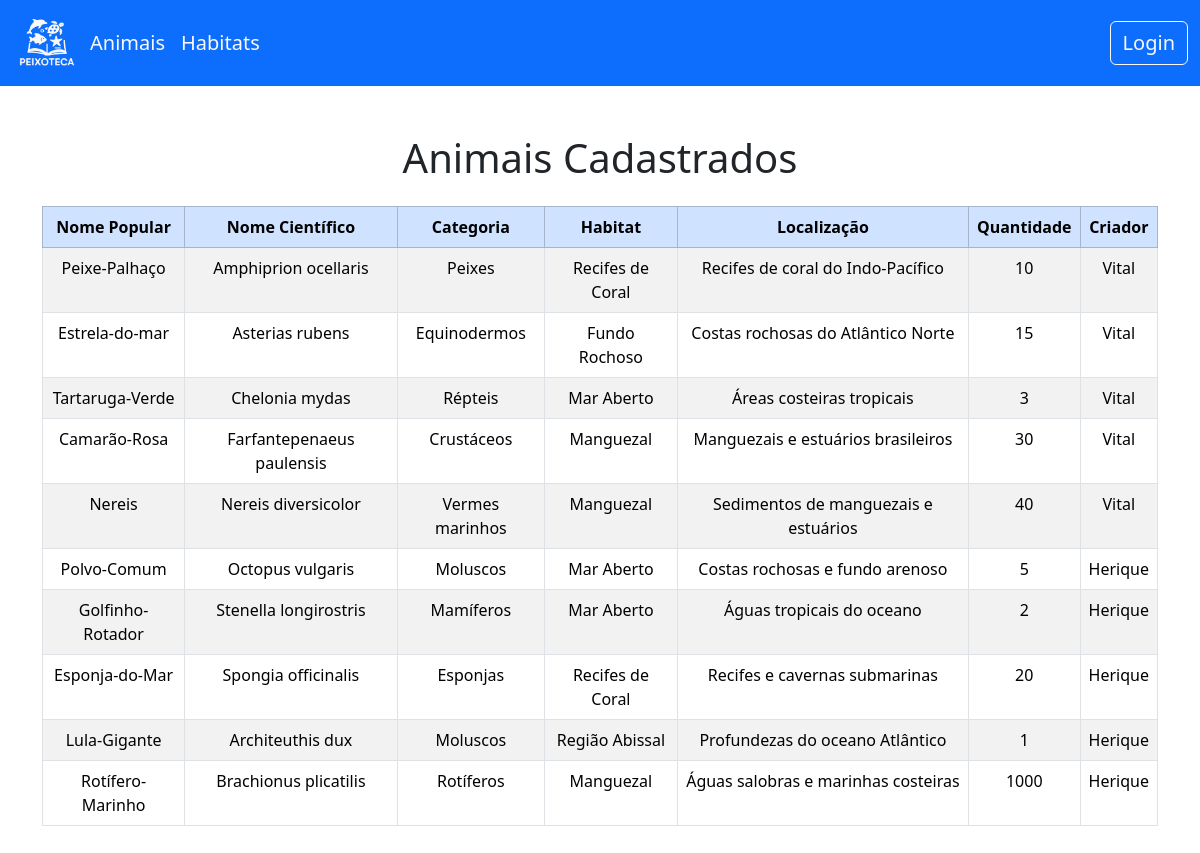
The page /animais/ on the database as committed earlier.
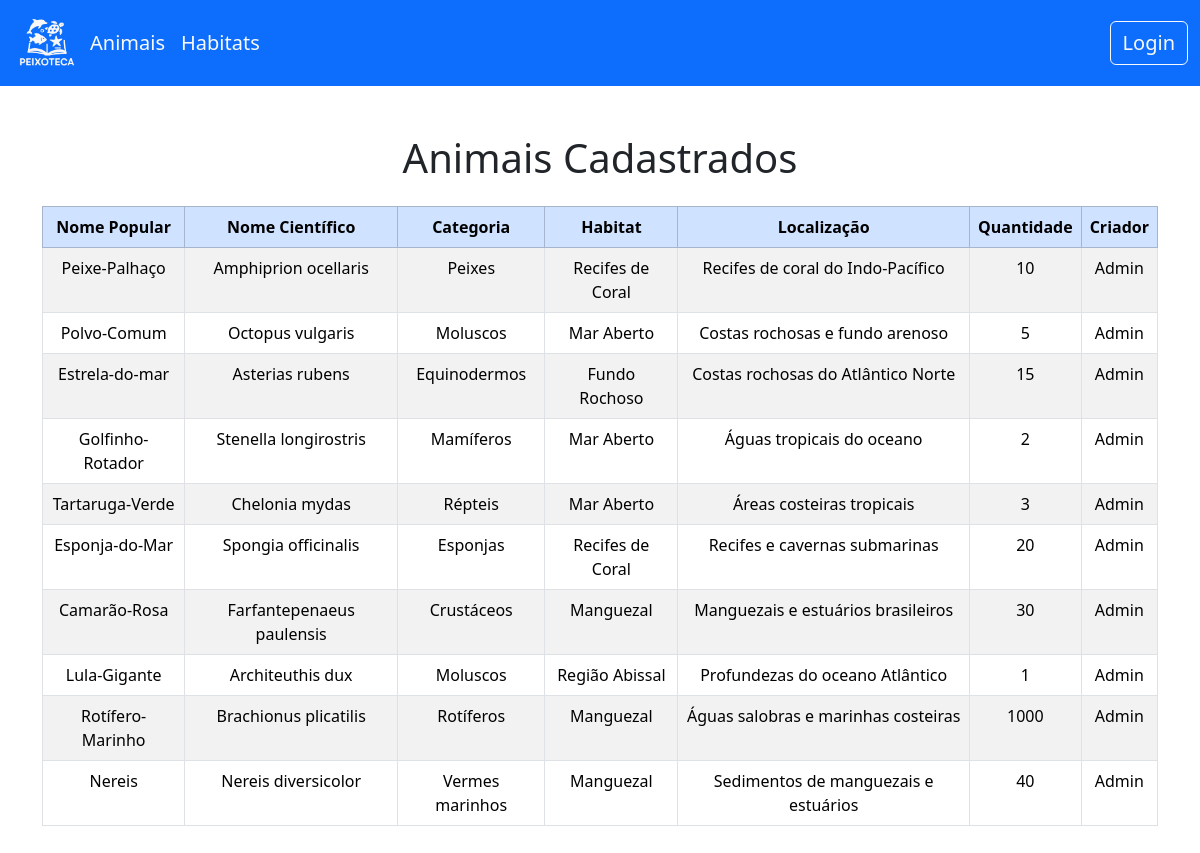
The same page on the database as committed later.
### tables this page shows
CREATE TABLE `animais` (
  `id` integer PRIMARY KEY AUTO_INCREMENT,
  `nome_popular` varchar(255) NOT NULL,
  `nome_cientifico` varchar(255) NOT NULL,
  `id_categoria` integer NOT NULL,
  `id_criador` integer NOT NULL,
  `id_habitat` integer NOT NULL,
  `localizacao` text NOT NULL,
  `quantidade` integer NOT NULL
);

CREATE TABLE `categorias` (
  `id` integer PRIMARY KEY AUTO_INCREMENT,
  `descricao` varchar(255) NOT NULL
);

CREATE TABLE `habitats` (
  `id` integer PRIMARY KEY AUTO_INCREMENT,
  `descricao` varchar(255) NOT NULL
);

CREATE TABLE `usuarios` (
  `id` integer PRIMARY KEY AUTO_INCREMENT,
  `nome` varchar(255) NOT NULL,
  `login` varchar(255) NOT NULL,
  `senha` varchar(255) NOT NULL
);

### helpers.php (called while the page is built, shortened)
<?php
    function usuarioEstaLogado(): bool {
        return (isset($_SESSION['usuario_logado']) && empty($_SESSION['usuario_logado']) == false);
    }
?>

### animais/index.php (the view, shortened to what this page needs)
<?php
include "../components/header.php";
include "../components/nav.php";
require_once "../db/conn.php";
require_once "../helpers.php";
$sql = "SELECT a.*,
               c.descricao AS categoria,
               h.descricao AS habitat,
               u.nome AS criador
        FROM animais a
        JOIN categorias c ON a.id_categoria = c.id
        JOIN habitats h ON a.id_habitat = h.id
        JOIN usuarios u ON a.id_criador = u.id";
$animais = $pdo->query($sql)->fetchAll(PDO::FETCH_ASSOC);
?>
<div class="container my-4">
    <h1 class="text-center mb-4">Animais Cadastrados</h1>
    <?php if (count($animais) > 0): ?>
        <div class="table-responsive">
            <table class="table table-striped table-bordered text-center">
                <thead class="table-primary">
                    <tr>
                        <th>Nome Popular</th>
                        <th>Nome Científico</th>
                        <th>Categoria</th>
                        <th>Habitat</th>
                        <th>Localização</th>
                        <th>Quantidade</th>
                        <th>Criador</th>
                    </tr>
                </thead>
                <tbody>
                    <?php foreach ($animais as $animal): ?>
                        <tr>
                            <td><?= htmlspecialchars($animal['nome_popular']) ?></td>
                            <td><?= htmlspecialchars($animal['nome_cientifico']) ?></td>
                            <td><?= htmlspecialchars($animal['categoria']) ?></td>
                            <td><?= htmlspecialchars($animal['habitat']) ?></td>
                            <td><?= htmlspecialchars($animal['localizacao']) ?></td>
                            <td><?= $animal['quantidade'] ?></td>
                            <td><?= htmlspecialchars($animal['criador']) ?></td>
                        </tr>
                    <?php endforeach; ?>
                </tbody>
            </table>
        </div>
    <?php else: ?>
        <p class="text-center">Nenhum animal cadastrado até o momento.</p>
    <?php endif; ?>
</div>
<?php include "../components/footer.php"; ?>

### components/header.php (shortened to what this page needs)
<!DOCTYPE html>
<html lang="pt-br">
<head>
    <link href="https://cdn.jsdelivr.net/npm/bootstrap@5.3.5/dist/css/bootstrap.min.css" rel="stylesheet">
</head>
<body class="bs-light">

### components/nav.php (shortened to what this page needs)
<?php
  require_once '../helpers.php';
?>
<nav class="navbar navbar-expand-lg bg-primary mb-5">
  <div class="container-fluid">
    <a href="../animais/"><img style="width: 70px; " src="../img/Logo.png" alt="logo"></a>
    <div class="collapse navbar-collapse" id="navbarNavDropdown">
      <ul class="navbar-nav me-auto mb-2 mb-lg-0">
        <li class="nav-item">
          <a class="nav-link active text-light fs-5" aria-current="page" href="../animais/">Animais</a>
        </li>
        <li class="nav-item">
          <a class="nav-link text-light fs-5" href="../habitat/">Habitats</a>
        </li>
      </ul>
      <div class="d-flex">
        <?php
          if (!usuarioEstaLogado()) {
            echo '<a href="../login/">
                    <button type="button" class="btn btn-outline-light fs-5">Login</button>
                  </a>';
          } else {
            echo '<p class="text-light m-auto px-3 d-none d-md-flex ">'.$_SESSION['usuario_logado'].'</p>';
            echo '<a href="../login/logout.php">
                    <button type="button" class="btn btn-outline-danger fs-5">Logout</button>
                  </a>';
          }
        ?>
      </div>
    </div>
  </div>
</nav>

### components/footer.php
</body>
</html>

Rows that differ between the two databases and show on the page:
changed through a linked row, animais "Peixe-Palhaço": id_criador.nome "Vital" → "Admin"
changed animais "Polvo-Comum": id_criador.nome "Herique" → "Admin"; moves up the list
changed through a linked row, animais "Estrela-do-mar": id_criador.nome "Vital" → "Admin"
changed animais "Golfinho-Rotador": id_criador.nome "Herique" → "Admin"; moves up the list
changed through a linked row, animais "Tartaruga-Verde": id_criador.nome "Vital" → "Admin"
changed animais "Esponja-do-Mar": id_criador.nome "Herique" → "Admin"; moves up the list
changed through a linked row, animais "Camarão-Rosa": id_criador.nome "Vital" → "Admin"
changed animais "Lula-Gigante": id_criador.nome "Herique" → "Admin"
changed animais "Rotífero-Marinho": id_criador.nome "Herique" → "Admin"
changed through a linked row, animais "Nereis": id_criador.nome "Vital" → "Admin"; moves down the list
